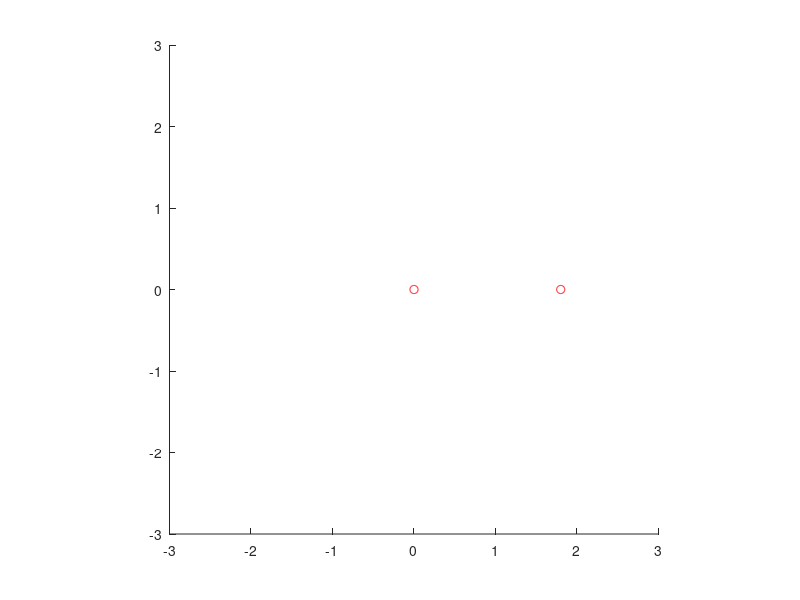

Here is the MATLAB script that generated this plot: (Note: this script raises an error after producing the figure.)
clear all
close all
clc

% particles and positions
NP = 2;
m = [1,1];
M = diag(m);
L = 1;
x = [0,0 ; 1.8,0];

% springs
NS = 1;
ks = 10;
kd = 0;

% velocity
vini = 0.01;
v = [0;0];

%timestep
timesteps = 1500;
dt = 0.1;
time = 0:dt:timesteps*dt;
N = length(time);

%grafik
daspect([1,1,1]);   % Skalar axlarna lika
axis([-3,3,-3,3]);    % Axlarnas intervall
hold on
Ra = 0.05;
for i=1:NP
    BOLL_a(i)=rectangle('Position',[x(i,1)-Ra,x(i,2)-Ra,2*Ra,2*Ra],'Curvature',[1,1],'EdgeColor','r','FaceColor','w');
end

spring_number=0;
for i=1:NS % loop over springs

spring_number=spring_number+1;
spring(spring_number).from=i; % number of the ''from'' particle
spring(spring_number).to=i+1; % number of the ''to'' particle
spring(spring_number).length=L; % spring rest length
spring(spring_number).KS=KS; % spring coefficient
spring(spring_number).KD=KD; % damping coefficient
end
for i=1:NS
LINJE_a1(i)=line([x(spring(i).from,1),x(spring(i).to,1)],[x(spring(i).from,2),x(spring(i).to,2)]);
end

Ek = zeros(length(m),length(tspan));
Ep = zeros(1,length(tspan));
Es = zeros(1,length(tspan));
angularMomentum = zeros(1,length(tspan));
R = zeros(1,length(tspan));

for n = 1:N
    fspring = -ks(x-L)-kd*v;
    F = 0.5*(0.5-rand(NP,2))-0.1*v;
    v = v + dt*inv(M)*F;
    x = x + dt*v;

    %uppdaterad grafik
    for i=1:NP
        set(BOLL_a(i),'Position',[x(i,1)-Ra,x(i,2)-Ra,2*Ra,2*Ra]);
    end
    set(LINJE1,'XData',[x(1,1),x(2,1)],'YData',[x(1,2),x(2,2)]);
    pause(0.1);
end